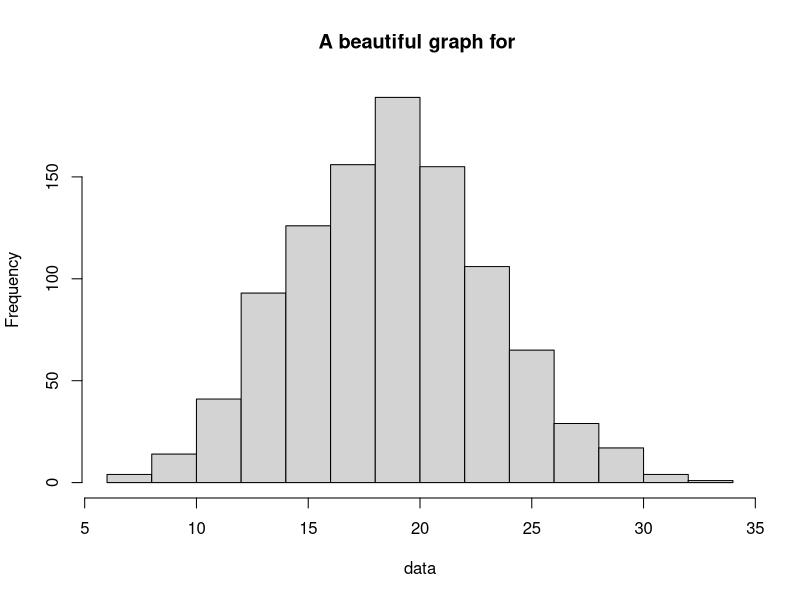

Source code (R): (Note: this script raises an error after producing the figure.)

# Source this awesome script to do clever data science!
if(!require(here)) install.packages("here")
cat("Adding a new line at the TOP\n\n")
user_name = readline("Hello there! Please type your username and press Enter: ")

fav_num = sample(10:100, 1)
cat("Okay", user_name, "I'm going to guess your favourite number is...", fav_num, "!")
cat("\n\nSo, I'll make a beautiful graph of a Poisson distribution with lambda =", fav_num)

data = rpois(1000, fav_num)
hist(data, main = paste0("A beautiful graph for ", user_name))

cat("\n\nLet me save this beautiful graph and the data behind it...")

filename = paste0("data_",user_name,"_",format(Sys.time(), "%Hh%M"),".rds")
saveRDS(data, here::here("data", filename))

graphname = paste0("graph_",user_name,"_",format(Sys.time(), "%Hh%M"),".png")
png(here::here("figures", graphname))
hist(data, main = paste0("A beautiful graph for ", user_name))
dev.off()

cat("\n\nDone! Don't forget to commit the changes ;)")

cat("Adding a line at the bottom\n")
